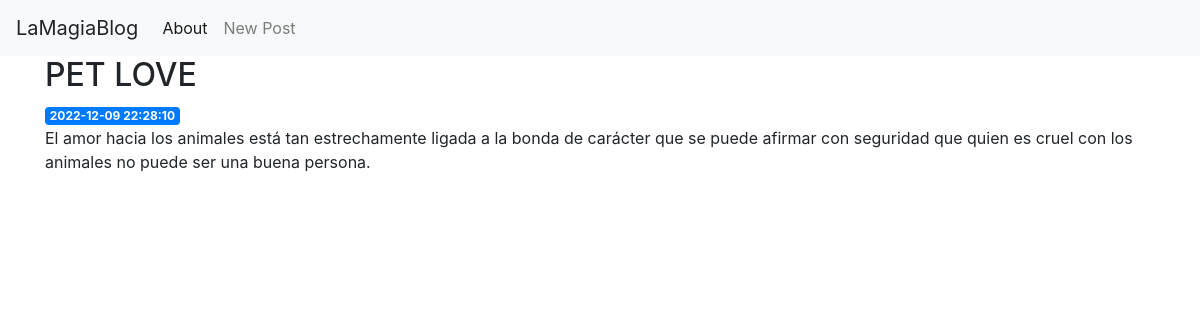
The page /5 on the database its author committed.
### tables this page shows
CREATE TABLE posts (
    id INTEGER PRIMARY KEY AUTOINCREMENT,
    created TIMESTAMP NOT NULL DEFAULT  CURRENT_TIMESTAMP,
    title TEXT NOT NULL,
    content TEXT NOT NULL
);

### app.py (the view)
@app.route('/<int:post_id>')
def post(post_id):
    post = get_post(post_id)
    return render_template('post.html',post=post)

### app.py (called while the page is built)
def get_db_connection():
    conn = sqlite3.connect('database.db')
    conn.row_factory  = sqlite3.Row
    return conn

def get_post(post_id):
    conn = get_db_connection()
    post = conn.execute('SELECT * FROM posts WHERE id = ?', (post_id,)).fetchone()
    conn.close()
    if post is None:
       abort(404)
    return post

### templates/post.html
{%extends 'base.html' %}
{% block content %}
    <h2>{%block title %}{{ post['title']}}{% endblock %}</h2>
    <span class= "badge badge-primary">{{ post['created']}}</span>
    <p>{{post['content']}}</p>
{% endblock %}

### rows shown on the page
posts: title "PET LOVE", created "2022-12-09 22:28:10", content "El amor hacia los animales está tan estrechamente ligada a la bonda de carácter que se puede afirmar con seguridad que quien es cruel con los animales no puede ser una buena persona."
